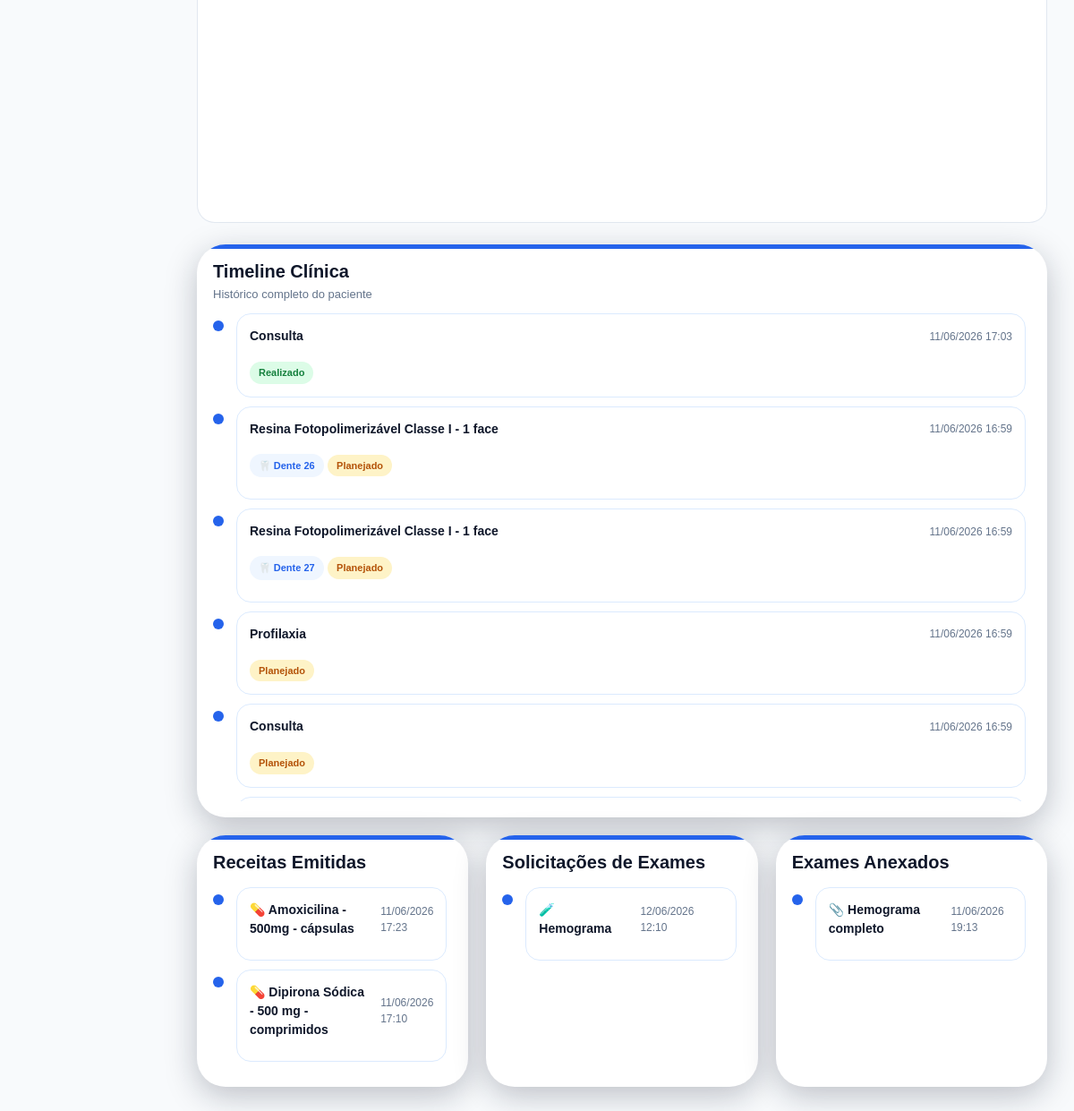
The app's page /pacientes/8/ficha-clinica/ (signed in, lower part), older data.
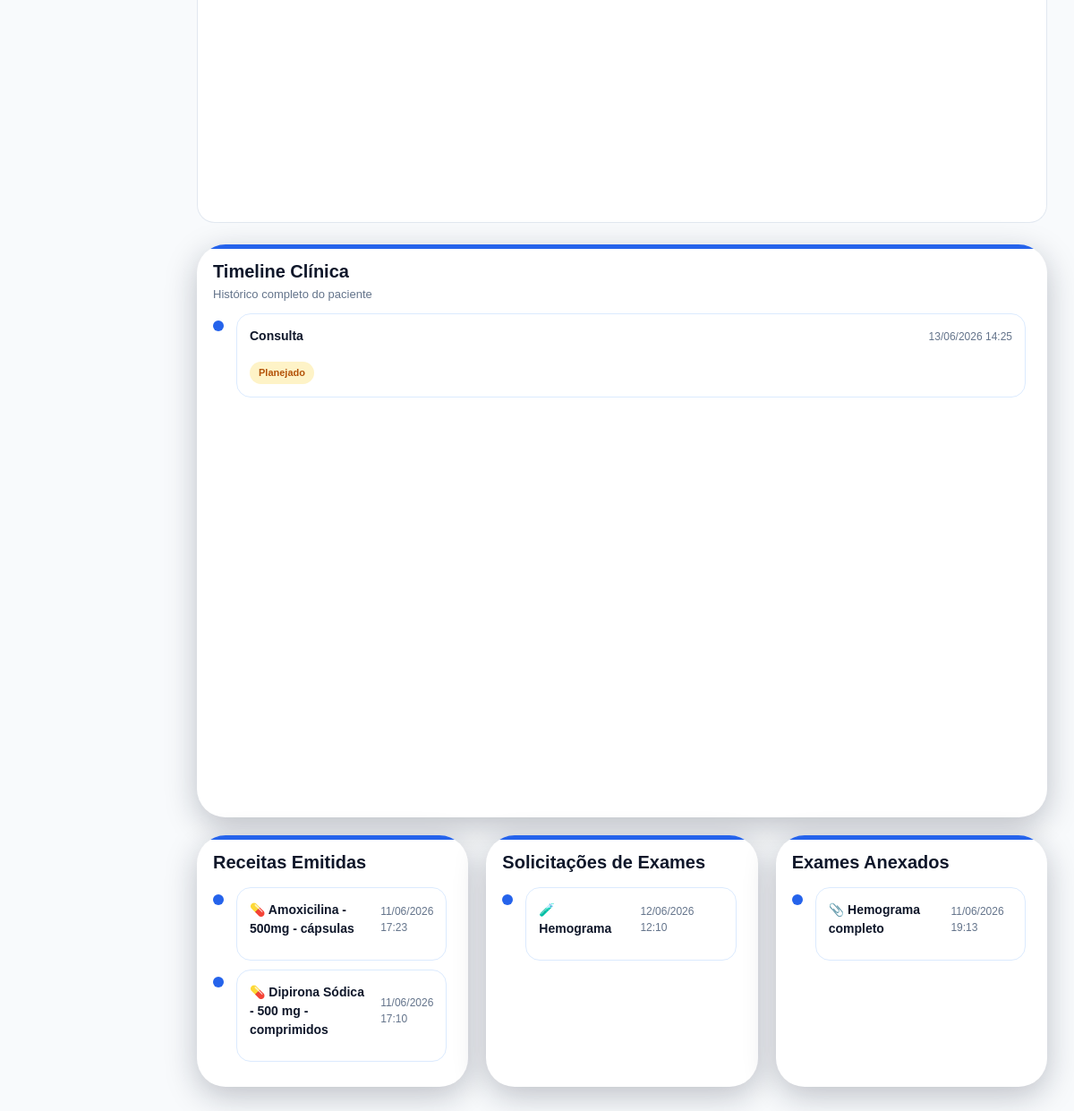
The same page, newer data.
### accounts/models.py (models this page shows, shortened)
class EvolucaoClinica(models.Model):
    STATUS_CHOICES = (
        ('existente', 'Existente'),
        ('planejado', 'Planejado'),
        ('andamento', 'Em Andamento'),
        ('realizado', 'Realizado'),
        ('cancelado', 'Cancelado'),
    )
    paciente = models.ForeignKey(
        Paciente,
        on_delete=models.CASCADE,
        related_name='evolucoes'
    )
    dente = models.CharField(
        max_length=10,
        blank=True,
        null=True
    )
    face = models.CharField(
        max_length=20,
        blank=True,
        null=True
    )
    procedimento = models.ForeignKey(
        'Procedimento',
        on_delete=models.SET_NULL,
        null=True,
        blank=True
    )
    status = models.CharField(
        max_length=20,
        choices=STATUS_CHOICES,
        default='planejado'
    )
    descricao = models.TextField(
        blank=True,
        null=True
    )
    criado_em = models.DateTimeField(
        auto_now_add=True
    )
    class Meta:
        ordering = ['-criado_em']

class Procedimento(models.Model):
    CATEGORIAS = [
        ('diagnostico', 'Diagnóstico'),
        ('dentistica', 'Dentística'),
        ('endodontia', 'Endodontia'),
        ('periodontia', 'Periodontia'),
        ('cirurgia', 'Cirurgia'),
        ('protese', 'Prótese'),
        ('implantodontia', 'Implantodontia'),
        ('ortodontia', 'Ortodontia'),
        ('geral', 'Geral')
    ]
    TIPOS = [
        ('dente', 'Por Dente'),
        ('hemiarcada', 'Hemi-Arcada'),
        ('geral', 'Geral'),
        ('cirurgia', 'Cirurgia')
    ]
    POSICOES = [
        ('coroa', 'Coroa'),
        ('raiz', 'Raiz'),
        ('oclusal', 'Oclusal'),
        ('vestibular', 'Vestibular'),
        ('lingual', 'Lingual'),
        ('centro', 'Centro')
    ]
    STATUS = [
        ('realizar', 'A Realizar'),
        ('andamento', 'Em Andamento'),
        ('realizado', 'Realizado'),
        ('cancelado', 'Cancelado'),
        ('reavaliar', 'Reavaliar')
    ]
    nome = models.CharField(
        max_length=255
    )
    categoria = models.CharField(
        max_length=100,
        choices=CATEGORIAS,
        default='geral'
    )
    tipo = models.CharField(
        max_length=50,
        choices=TIPOS,
        default='dente'
    )
    status = models.CharField(
        max_length=30,
        choices=STATUS,
        default='realizar'
    )
    icone = models.CharField(
        max_length=100,
        blank=True,
        null=True
    )
    arquivo_icone = models.CharField(
        max_length=255,
        blank=True,
        null=True
    )
    posicao_icone = models.CharField(
        max_length=30,
        choices=POSICOES,
        default='centro'
    )
    valor_particular = models.DecimalField(
        max_digits=10,
        decimal_places=2,
        default=0
    )
    valor_convenio = models.DecimalField(
        max_digits=10,
        decimal_places=2,
        default=0
    )
    tempo_estimado = models.IntegerField(
        default=60,
        help_text='Tempo em minutos'
    )
    custo_clinico = models.DecimalField(
        max_digits=10,
        decimal_places=2,
        default=0
    )
    ativo = models.BooleanField(
        default=True
    )
    ordem = models.IntegerField(
        default=0
    )
    criado_em = models.DateTimeField(
        auto_now_add=True
    )
    class Meta:
        ordering = ['categoria', 'ordem', 'nome']
        verbose_name = 'Procedimento'
        verbose_name_plural = 'Procedimentos'

class Receita(models.Model):
    paciente = models.ForeignKey(
        Paciente,
        on_delete=models.CASCADE,
        related_name='receitas'
    )
    medicamento = models.CharField(
        max_length=300
    )
    titulo = models.CharField(
        max_length=200,
        default='Receituário'
    )
    quantidade = models.CharField(
        max_length=100
    )
    posologia = models.TextField()
    observacoes = models.TextField(
        blank=True,
        null=True
    )
    TIPO_RECEITA = (
        ('simples', 'Receituário Simples'),
        ('controle', 'Receita de Controle Especial'),
    )
    tipo_receita = models.CharField(
        max_length=20,
        choices=TIPO_RECEITA,
        default='simples'
    )
    status = models.CharField(
        max_length=20,
        default='ativo'
    )
    criado_em = models.DateTimeField(
        auto_now_add=True
    )
    class Meta:
        ordering = ['-criado_em']

class SolicitacaoExame(models.Model):
    paciente = models.ForeignKey(
        Paciente,
        on_delete=models.CASCADE,
        related_name='solicitacoes_exames'
    )
    titulo = models.CharField(
        max_length=200
    )
    exames_solicitados = models.TextField()
    observacoes = models.TextField(
        blank=True,
        null=True
    )
    criado_em = models.DateTimeField(
        auto_now_add=True
    )
    class Meta:
        ordering = ['-criado_em']
        verbose_name = 'Solicitação de Exame'
        verbose_name_plural = 'Solicitações de Exames'

class Exame(models.Model):
    paciente = models.ForeignKey(
        Paciente,
        on_delete=models.CASCADE,
        related_name='exames'
    )
    nome = models.CharField(
        max_length=200
    )
    data_exame = models.DateField(
        blank=True,
        null=True
    )
    arquivo = models.FileField(
        upload_to='exames/',
        blank=True,
        null=True
    )
    observacoes = models.TextField(
        blank=True,
        null=True
    )
    criado_em = models.DateTimeField(
        auto_now_add=True
    )
    class Meta:
        ordering = ['-criado_em']
        verbose_name = 'Exame'
        verbose_name_plural = 'Exames'

### accounts/views.py (the view, shortened to what this page needs)
@login_required(login_url='/')
def ficha_clinica(request, id):
    paciente = get_object_or_404(
        Paciente,
        id=id
    )
    evolucoes = EvolucaoClinica.objects.filter(
        paciente=paciente
    ).order_by('-criado_em')
    prontuarios = ProntuarioClinico.objects.filter(
        paciente=paciente
    )
    documentos = DocumentoClinico.objects.filter(
        paciente=paciente
    )
    anexos = AnexoPaciente.objects.filter(
        paciente=paciente
    )
    receitas = Receita.objects.filter(
        paciente=paciente
    )
    exames = Exame.objects.filter(
        paciente=paciente
    )
    solicitacoes = SolicitacaoExame.objects.filter(
        paciente=paciente
    )
    total_procedimentos = evolucoes.count()
    realizados = evolucoes.filter(
        status='realizado'
    ).count()
    planejados = evolucoes.filter(
        status='planejado'
    ).count()
    andamento = evolucoes.filter(
        status='andamento'
    ).count()
    ultima_evolucao = evolucoes.first()
    context = {
        'paciente': paciente,
        'evolucoes': evolucoes,
        'prontuarios': prontuarios,
        'anexos': anexos,
        'documentos': documentos,
        'receitas': receitas,
        'exames': exames,
        'solicitacoes': solicitacoes,
        'total_procedimentos': total_procedimentos,
        'realizados': realizados,
        'planejados': planejados,
        'andamento': andamento,
        'ultima_evolucao': ultima_evolucao
    }
    return render(
        request,
        'accounts/ficha_clinica.html',
        context
    )

### accounts/templates/accounts/ficha_clinica.html (shortened to what the changed rows need)
{% extends 'accounts/base.html' %}
{% load static %}
{% block content %}
<br>
<div class="linha-inferior">
    <div class="timeline-card timeline-full">
        <div class="timeline-body">
            {% for evolucao in evolucoes %}
            <div class="timeline-item">
                <div class="timeline-dot"></div>
                <div class="timeline-content">
                    <div class="timeline-top">
                        <strong>
                            {% if evolucao.procedimento %}
                            {{ evolucao.procedimento.nome }}
                            {% else %}
                            Atualização Clínica
                            {% endif %}
                        </strong>
                        <span>
                            {{ evolucao.criado_em|date:"d/m/Y H:i" }}
                        </span>
                    </div>
                    {% if evolucao.dente %}
                    <div class="timeline-dente">
                        🦷 Dente {{ evolucao.dente }}
                    </div>
                    {% endif %}
                    <div class="timeline-status timeline-status-{{ evolucao.status }}">
                        {{ evolucao.get_status_display }}
                    </div>
                </div>
            </div>
            {% empty %}
            <div class="empty-timeline">
                Nenhuma evolução clínica cadastrada.
            </div>
            {% endfor %}
        </div>
    </div>
   <div class="cards-clinicos-grid">
    <div class="timeline-card card-clinico">
        <div class="timeline-body">
            {% for receita in receitas %}
            <div class="timeline-item">
                <div class="timeline-dot"></div>
                <div class="timeline-content">
                    <div class="timeline-top">
                        <strong>
                            💊 {{ receita.medicamento }}
                        </strong>
                        <span>
                            {{ receita.criado_em|date:"d/m/Y H:i" }}
                        </span>
                    </div>
                </div>
            </div>
            {% empty %}
            <div class="empty-timeline">
                Nenhuma receita emitida.
            </div>
            {% endfor %}
        </div>
    </div>
    <div class="timeline-card card-clinico">
        <div class="timeline-body">
            {% for solicitacao in solicitacoes %}
            <div class="timeline-item">
                <div class="timeline-dot"></div>
                <div class="timeline-content">
                    <div class="timeline-top">
                        <strong>
                            🧪 {{ solicitacao.titulo }}
                        </strong>
                        <span>
                            {{ solicitacao.criado_em|date:"d/m/Y H:i" }}
                        </span>
                    </div>
                </div>
            </div>
            {% empty %}
            <div class="empty-timeline">
                Nenhuma solicitação cadastrada.
            </div>
            {% endfor %}
        </div>
    </div>
    <div class="timeline-card card-clinico">
        <div class="timeline-body">
            {% for exame in exames %}
            <div class="timeline-item">
                <div class="timeline-dot"></div>
                <div class="timeline-content">
                    <div class="timeline-top">
                        <strong>
                            📎 {{ exame.nome }}
                        </strong>
                        <span>
                            {{ exame.criado_em|date:"d/m/Y H:i" }}
                        </span>
                    </div>
                </div>
            </div>
            {% empty %}
            <div class="empty-timeline">
                Nenhum exame anexado.
            </div>
            {% endfor %}
        </div>
    </div>
</div>
    {% endblock %}

Row changes from the older to the newer data that the page shows:
removed EvolucaoClinica: procedimento.nome "Consulta", criado_em "11/06/2026 17:03", status "Realizado"
removed EvolucaoClinica: procedimento.nome "Resina Fotopolimerizável Classe I - 1 face", criado_em "11/06/2026 16:59", dente "26", status "Planejado"
removed EvolucaoClinica: procedimento.nome "Resina Fotopolimerizável Classe I - 1 face", criado_em "11/06/2026 16:59", dente "27", status "Planejado"
removed EvolucaoClinica: procedimento.nome "Profilaxia", criado_em "11/06/2026 16:59", status "Planejado"
removed EvolucaoClinica: procedimento.nome "Consulta", criado_em "11/06/2026 16:59", status "Planejado"
added EvolucaoClinica: procedimento.nome "Consulta", criado_em "13/06/2026 14:25", status "Planejado"
